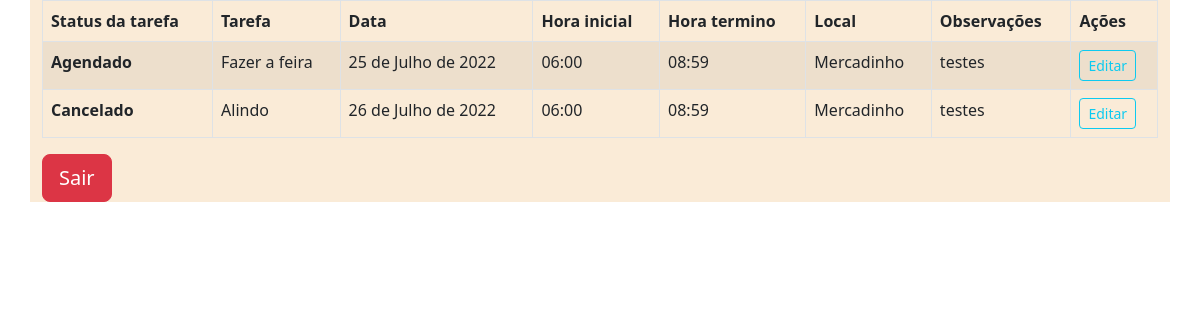
Page /tarefa/index/ (signed in) on the committed database.
### tarefa/models.py (models this page shows, shortened)
class Tarefas(models.Model):
    status_compromisso = models.CharField(max_length= 200, choices= status_choice)
    nome_compromisso = models.CharField(max_length=100)
    data_compromisso = models.DateField()
    hora_inicio = models.TimeField()
    hora_fim = models.TimeField()
    local_compromisso = models.CharField(max_length=50)
    observacoes = models.CharField(max_length = 250, blank= True)
    usuario = models.ForeignKey(Usuario, on_delete=models.DO_NOTHING)
    class Meta:
        verbose_name = 'Tarefa'

### tarefa/views.py (the view)
# urls.py: path('index/', views.index, name='index'),
def index(request):
    if request.session.get('usuario'):
        usuarioLogado = Usuario.objects.get(id=request.session['usuario'])
        tarefas = Tarefas.objects.filter(usuario=usuarioLogado)
        erros = request.GET.get('erro')
        return render(request, 'index.html', {'tarefas': tarefas, 'erro': erros})
    else:
        return redirect('/auth/login/?status=3')

### tarefa/templates/index.html (shortened to what this page needs)
{% load static %}
<!doctype html>
<html lang="pt-BR">
<head>
    <link rel="stylesheet" type="text/css" href="{% static 'tarefa/css/styleTarefas.css' %}"/>
    <link href="https://cdn.jsdelivr.net/npm/bootstrap@5.2.0/dist/css/bootstrap.min.css" rel="stylesheet"
>
</head>
<body>
<div class="container">
    <table class="table table-striped table-hover table-bordered">
        <thead>
        <tr>
            <th scope="col">Status da tarefa</th>
            <th scope="col">Tarefa</th>
            <th scope="col">Data</th>
            <th scope="col">Hora inicial</th>
            <th scope="col">Hora termino</th>
            <th scope="col">Local</th>
            <th scope="col">Observações</th>
            <th scope="col">Ações</th>
        </tr>
        </thead>
        <tbody>
        {% for tarefa in tarefas %}
            <tr>
                <th scope="row">{{ tarefa.status_compromisso.capitalize }}</th>
                <td>{{ tarefa.nome_compromisso }}</td>
                <td>{{ tarefa.data_compromisso }}</td>
                <td>{{ tarefa.hora_inicio }}</td>
                <td>{{ tarefa.hora_fim }}</td>
                <td>{{ tarefa.local_compromisso }}</td>
                <td>{{ tarefa.observacoes }}</td>
                <td>
                    <button type="button" class="btn btn-outline-info btn-sm" data-toggle="modal"
                            data-target="#{{ tarefa.id }}">
                        Editar
                    </button>
                </td>
            </tr>
        {% endfor %}
        </tbody>
    </table>
    <a class="btn btn-danger btn-lg" href="{% url 'sair' %}"> Sair</a>
</div>
</body>
</html>

### tarefa/static/tarefa/css/styleTarefas.css (style rules this page uses)
.container { background-color: antiquewhite; }

### rows in the picture
Tarefas: status_compromisso "Agendado", nome_compromisso "Fazer a feira", data_compromisso "25 de Julho de 2022", hora_inicio "06:00", hora_fim "08:59", local_compromisso "Mercadinho", observacoes "testes"
Tarefas: status_compromisso "Cancelado", nome_compromisso "Alindo", data_compromisso "26 de Julho de 2022", hora_inicio "06:00", hora_fim "08:59", local_compromisso "Mercadinho", observacoes "testes"
